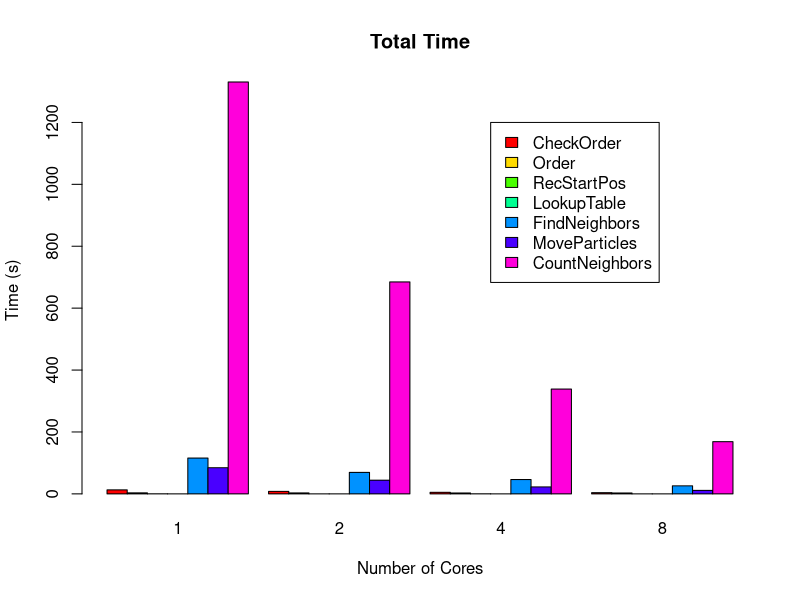
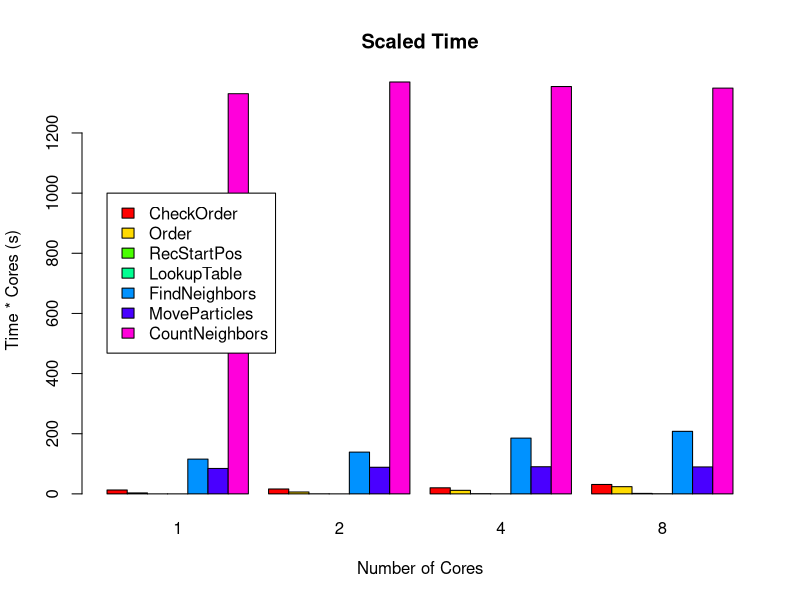
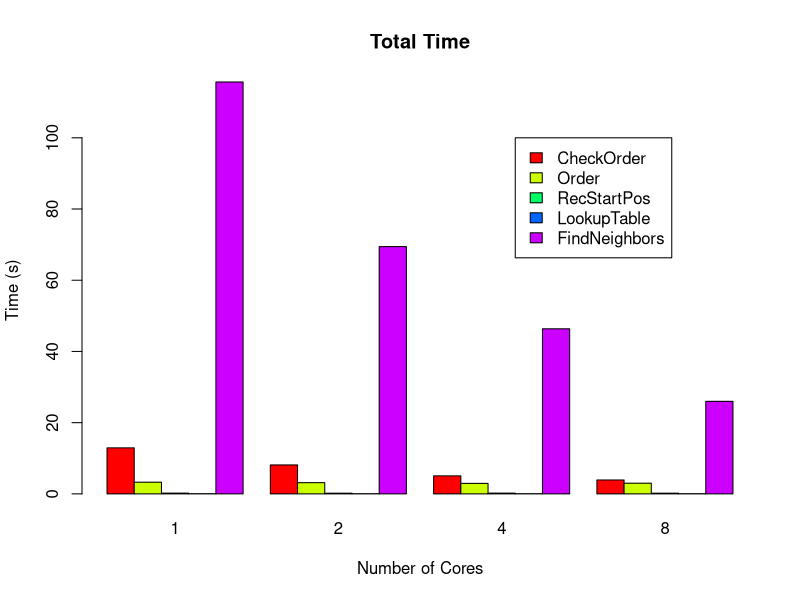
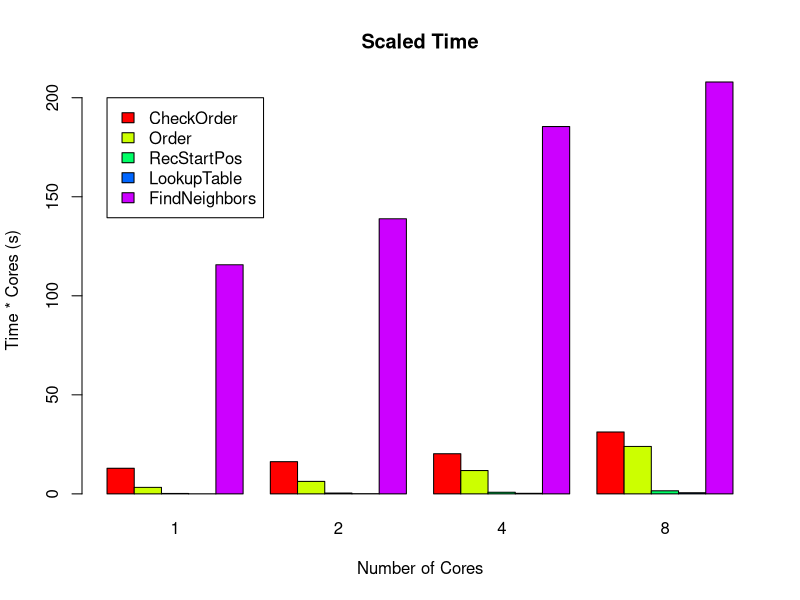

These charts were generated, in order, by the following R code:
#! /usr/bin/env Rscript

data <- read.csv('randomSharedTime.csv', row.names='Cores')
x <- data
png('randomSharedTimeAll.png')
barplot(t(as.matrix(x)), beside=T, col=rainbow(ncol(x)),
        main='Total Time',
        xlab='Number of Cores',
        ylab='Time (s)')
legend(20, 1200, names(x), fill=rainbow(ncol(x)))
dev.off()

for (i in rownames(x)) {
  x[i,] <- x[i,] * as.numeric(i)
}
png('randomSharedScaledAll.png')
barplot(t(as.matrix(x)), beside=T, col=rainbow(ncol(x)),
        main='Scaled Time',
        xlab='Number of Cores',
        ylab='Time * Cores (s)')
legend(1, 1000, names(x), fill=rainbow(ncol(x)))
dev.off()

## Keep only repairing costs.
x <- data
x['MoveParticles'] <- NULL
x['CountNeighbors'] <- NULL

png('randomSharedTimeRepair.png')
barplot(t(as.matrix(x)), beside=T, col=rainbow(ncol(x)),
        main='Total Time',
        xlab='Number of Cores',
        ylab='Time (s)')
legend(16, 100, names(x), fill=rainbow(ncol(x)))
dev.off()

for (i in rownames(x)) {
  x[i,] <- x[i,] * as.numeric(i)
}
png('randomSharedScaledRepair.png')
barplot(t(as.matrix(x)), beside=T, col=rainbow(ncol(x)),
        main='Scaled Time',
        xlab='Number of Cores',
        ylab='Time * Cores (s)')
legend(1, 200, names(x), fill=rainbow(ncol(x)))
dev.off()
